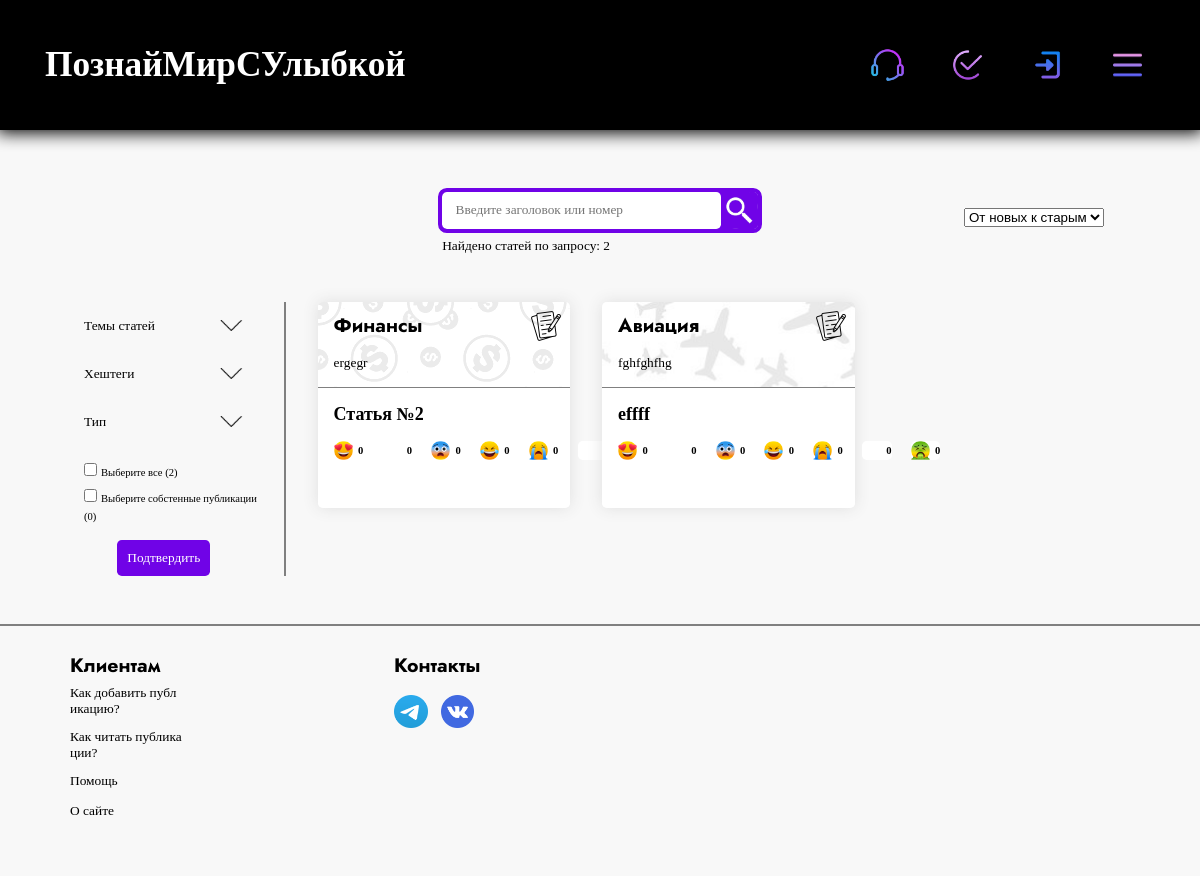
The app's page /read with its own data.
### tables this page shows
CREATE TABLE menu (
            text VARCHAR(80) NOT NULL,
            url VARCHAR(80) NOT NULL,
            img_url VARCHAR(80) NOT NULL,
            class VARCHAR(80) NOT NULL
            );

CREATE TABLE menu_filter (
                            name VARCHAR(50) NOT NULL,
                            class VARCHAR(50) NOT NULL
                            );

CREATE TABLE posts (
                id INTEGER PRIMARY KEY,
                type VARCHAR(20) NOT NULL,
                bg VARCHAR(80) DEFAULT NULL,
                user_id BIGINT NOT NULL,
                subject VARCHAR(30) DEFAULT NULL,
                header VARCHAR(35) NOT NULL,
                text TEXT NOT NULL,
                time_of_read VARCHAR(60) NOT NULL,
                tags VARCHAR(1024),
                datetime DATETIME NOT NULL,
                img_type VARCHAR(80) NOT NULL,
                love_laugh BIGINT DEFAULT 0,
                laugh BIGINT DEFAULT 0,
                shock BIGINT DEFAULT 0,
                laugh_cry BIGINT DEFAULT 0,
                cry BIGINT DEFAULT 0,
                angry BIGINT DEFAULT 0,
                terrible BIGINT DEFAULT 0,
                seen BIGINT DEFAULT 0,
                
                CONSTRAINT owner_id_fk FOREIGN KEY (user_id) REFERENCES users (id)
                );

CREATE TABLE smiles (
                            link VARCHAR(80) NOT NULL
                            );

### app.py (the view, shortened to what this page needs)
@app.route('/read', methods=['POST', 'GET'])
def read():
    form = SearchForm()
    menu_filter = db.get_menu_filter()
    search = request.form['search'] if 'search' in request.form else False
    session['order'] = 'new' if session.get('order') is None else session['order']
    posts, req = db.filter_posts(session, current_user, search)
    return render_template('read.html',
                           title='Читать статьи',
                           links_header=db.get_info_menu_right(current_user),
                           links_header_text=db.get_info_menu_left(),
                           form=form,
                           menu_filter=menu_filter,
                           len=len,
                           posts=posts,
                           request=req,
                           smiles=db.get_smiles(),
                           session=session,
                           str=str,
                           own_posts=db.get_own_posts(current_user),
                           cnt_posts=db.get_count_posts())

### forms.py
class SearchForm(FlaskForm):
    checkbox_tags = CheckboxField('checkbox_tags', choices=db.get_tags())
    checkbox_subjs = CheckboxField('checkbox_subjs', choices=db.get_subjects_filter())
    checkbox_types = CheckboxField('checkbox_types', choices=db.get_types_of_post())
    check_all_choices = CheckboxField('all_choices', choices=[(True, f'Выбрать все ({db.get_count_posts()})')])
    check_with_user = CheckboxField('with_user',
                                    choices=[(True, f'Включить собственные публикации')])
    select_sort = SelectField('sort', choices=[('new', 'От новых к старым'), ('old', 'От старых к новым')])
    submit_filter = SubmitField('Подтвердить')
    search = StringField('search')
    submit_search = SubmitField()
    smile = SubmitField()

### database.py (called while the page is built)
    def get_info_menu_right(self, current_user):
        if current_user.is_authenticated:
            self.cursor.execute('SELECT * FROM menu_logged')
            res = self.cursor.fetchall()
            return res
        self.cursor.execute('SELECT * FROM menu')
        res = self.cursor.fetchall()
        return res

    def get_info_menu_left(self):
        self.cursor.execute('SELECT * FROM menu_text')
        res = self.cursor.fetchall()
        return res

    def get_menu_filter(self):
        self.cursor.execute('SELECT * FROM menu_filter')
        return self.cursor.fetchall()

    def get_smiles(self):
        self.cursor.execute('SELECT * FROM smiles')
        return self.cursor.fetchall()

    def get_count_posts(self):
        self.cursor.execute('SELECT COUNT(*) FROM POSTS')
        return self.cursor.fetchone()[0]

    def get_own_posts(self, current_user):
        if not current_user is None:
            self.cursor.execute(f'SELECT COUNT(*) as cnt FROM posts WHERE user_id = "{current_user.get_id()}"')
            return self.cursor.fetchone()['cnt']
        return 0

### templates/read.html (shortened to what this page needs)
{% extends 'index.html' %}
{% block content %}
  <div class = 'form_read_posts'>
    <form action='' method='post' class = 'search_flex'>
      <div id = 'filter_search_div2'>
      </div>
      <div class = 'full_search_div'>
        <div class = 'search_div'>
          {{form.search(class = 'search_field', placeholder='Введите заголовок или номер')}}
          <div class = 'search_btn'>
            {{form.submit_search(id = 'search_btn')}}
          </div>
        </div>
        <div class = 'count_posts'>
          <p> Найдено статей по запросу: {{len(posts)}} </p>
        </div>
      </div>
      <div id = 'sort_div'>
      </div>
    </form>
    <div class = 'content_search_div'>
      <form class = 'filter_search_div' action = 'menu', method='post'>
        {% for line in range(len(menu_filter)) %}
          <div class = 'line_in_menu_filter {{menu_filter[line]["class"]}}' onclick = open_content({{line}})>
            <p> {{menu_filter[line]['name']}} </p>
            <img src = '{{url_for("static", filename="images/arrow.png")}}' class = 'img_arrow'>
          </div>
        {% endfor %}
        <div class = 'checkbox_filter'>
          <ul id = 'check_all_choices' onclick = 'on_checkboxs()'>
            <li>
              <input name = 'check_all_choices' id = 'check_all_choices-0' type = 'checkbox' value = 'True'>
              <label for = 'check_all_choices-0'>
                Выберите все ({{cnt_posts}})
              </label>
            </li>
          </ul>
        </div>
        <div class = 'checkbox_filter2'>
          <input name = 'check_with_user' id = 'check_with_user-0' type = 'checkbox' value = 'True'>
          <label for = 'check_with_user-0'>
            Выберите собстенные публикации ({{own_posts}})
          </label>
        </div>
        <div class = 'select_filter'>
          {{form.select_sort()}}
        </div>
        <div class = 'submit_menu_filter'>
          {{form.submit_filter(class = 'hover_submit')}}
        </div>
      </form>
      <div style = 'width: calc(100% - 14em);'>
        <div class = 'content_request_search_div'>
          {% for post in posts %}
            <div class = 'post_mini_div' id = 'post_number_{{post["id"]}}'>
              <div class = 'body_post' style = 'background: url({{post["bg"]}})'>
                <img src = '{{post["img_type"]}}' class = 'type_post_iconic_img'>
                {% if post['subject'] %}
                  <h3 class = 'subject_text'> {{post['subject']}} </h3>
                {% else %}
                  <h3 class = 'subject_text'> История </h3>
                {% endif %}
                <div class = 'text_of_post_div'>
                  {% for prg in post['text'].split('\n')[:2] %}
                    <p class = 'text_of_post'> {{prg}} </p>
                  {% endfor %}
                </div>
              </div>
              <div class = 'footer_post'>
                <a href = '/read/{{post["id"]}}' class  = 'link_post'>
                  {{post['header']}}
                </a>
                <div class = 'smiles'>
                  {% for smile in range(len(smiles)) %}
                  <form class = 'smile_div' method = 'post' action = '/smile_{{smiles[smile]["link"][22:-4]}}/{{post["id"]}}/{{post["user_id"]}}/{{request}}/read'>
                    <div style = "background: url({{smiles[smile]['link']}}); background-size: cover;" class = 'smile_img_div'>
                      {{form.smile(class = 'smile_img')}}
                    </div>
                    <span> <b> {{post[smiles[smile]['link'][22:-4]]}} </b> </span>
                  </form>
                  {% endfor %}
                </div>
                <div class = 'fast_messages_post'>
                </div>
              </div>
            </div>
            {% endfor %}
        </div>
      </div>
      </div>
    </div>
  </div>
{% endblock %}

### templates/index.html (shortened to what this page needs)
<!DOCTYPE html>
<html lang="en">
<head>
    <link rel = 'stylesheet' href = '{{url_for("static", filename="css/style.css")}}'>
</head>
{% block body %}
<body style = 'background: #f8f8f8'>
  <div class = 'dark_screen'>
{% endblock %}
    <div class = 'header'>
        {% if current_user.is_authenticated %}
        <a href = '/profile/{{current_user.get_name()}}'>
        {% else %}
        <a href = '/'>
        {% endif %}
          <h1> ПознайМирСУлыбкой </h1>
        </a>
        {% block links_header %}
            {% for link in links_header %}
            <a class = 'block_link_header {{link["class"]}}' href = '{{link["url"]}}'>
                <img src = '{{link["img_url"]}}' class = 'img_link_header'>
            </a>
            {% endfor %}
        {% endblock %}
        <div class = 'menu_links_header_div'>
          <button class = 'menu_links_header_btn' onclick = 'open_menu_links_header()'>
            <img src = '{{url_for("static", filename="images/menu_iconic.png")}}' class = 'menu_links_header_img'>
          </button>
        </div>
    </div>
    {% block content %}{% endblock %}
    {% block footer %}
    <footer>
      <div class = 'content_footer'>
        <div class = 'clients_div'>
          <h3 style = 'margin-left: 6px'> Клиентам </h3>
          <div class = 'links_clients_div'>
            <div class = 'footer_link_div'>
              <button class = 'footer_help_btn'>
                <p style = 'word-break: break-all; text-align: left'> Как добавить публикацию? </p>
              </button>
            </div>
            <div class = 'footer_link_div'>
              <button class = 'footer_help_btn'>
                <p style = 'word-break: break-all; text-align: left'> Как читать публикации? </p>
              </button>
            </div>
            <div class = 'footer_link_div'>
              <a href = '/support' class = 'footer_link'>
                <p style = 'word-break: break-all; text-align: left'> Помощь </p>
              </a>
            </div>
            <div class = 'footer_link_div'>
              <button class = 'footer_help_btn'>
                <p style = 'word-break: break-all; text-align: left'> О сайте </p>
              </button>
            </div>
          </div>
        </div>
        <div class = 'connect_div'>
          <h3> Контакты </h3>
          <div class = 'iconic_div_footer'>
            <a href = 'https://t.me/rayson0_0' class = 'iconic_footer_a'>
              <img src = '{{url_for("static", filename="images/iconic/telegram.png")}}' class = 'iconic_img_footer'>
            </a>
            <a href = 'https://vk.com/id818581144' class = 'iconic_footer_a' style = 'margin-left: 1em'>
              <img src = '{{url_for("static", filename="images/iconic/vk.png")}}' class = 'iconic_img_footer'>
            </a>
          </div>
        </div>
      </div>
    </footer>
    {% endblock %}
</body>
</html>

### records on screen
menu: img_url (picture)
menu: img_url (picture)
menu: img_url (picture)
menu_filter: name "Темы статей"
menu_filter: name "Хештеги"
menu_filter: name "Тип"
posts: bg (picture), img_type (picture), subject "Финансы", text "ergegr", header "Статья №2", link (picture), love_laugh.link "0" "0" "0" "0" "0"
posts: bg (picture), img_type (picture), subject "Авиация", text "fghfghfhg", header "effff", link (picture), love_laugh.link "0" "0" "0" "0" "0" "0" "0"

### other values on screen
{{ len(posts) }} "2"
{{ cnt_posts }} "2"
{{ own_posts }} "0"
